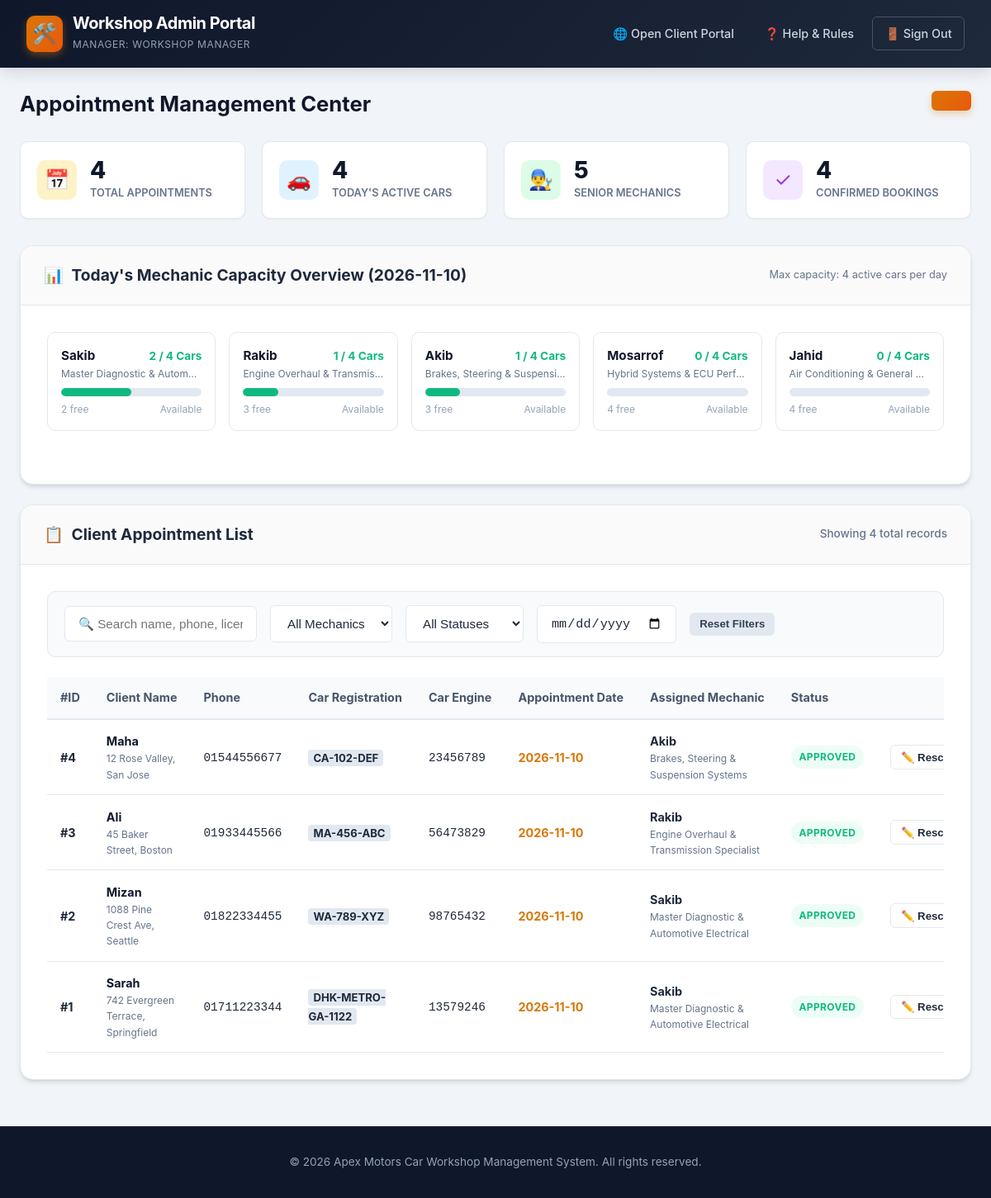
The page /admin.php (signed in) on the database its author committed.
### tables this page shows
CREATE TABLE `mechanics` (
    `id` INT AUTO_INCREMENT PRIMARY KEY,
    `name` VARCHAR(100) NOT NULL,
    `specialty` VARCHAR(150) NOT NULL,
    `experience_years` INT NOT NULL DEFAULT 5,
    `phone` VARCHAR(30) NOT NULL DEFAULT '',
    `max_daily_slots` INT NOT NULL DEFAULT 4,
    `is_active` TINYINT(1) NOT NULL DEFAULT 1,
    `created_at` TIMESTAMP DEFAULT CURRENT_TIMESTAMP
);

CREATE TABLE `appointments` (
    `id` INT AUTO_INCREMENT PRIMARY KEY,
    `client_name` VARCHAR(100) NOT NULL,
    `address` TEXT NOT NULL,
    `phone` VARCHAR(30) NOT NULL,
    `car_license` VARCHAR(50) NOT NULL,
    `car_engine` VARCHAR(50) NOT NULL,
    `appointment_date` DATE NOT NULL,
    `mechanic_id` INT NOT NULL,
    `status` ENUM('Approved', 'Rescheduled', 'Completed', 'Cancelled') NOT NULL DEFAULT 'Approved',
    `admin_notes` TEXT NULL,
    `created_at` TIMESTAMP DEFAULT CURRENT_TIMESTAMP,
    `updated_at` TIMESTAMP DEFAULT CURRENT_TIMESTAMP ON UPDATE CURRENT_TIMESTAMP,
    INDEX `idx_date_mech` (`appointment_date`, `mechanic_id`),
    INDEX `idx_client_date` (`phone`, `appointment_date`),
    INDEX `idx_car_date` (`car_license`, `appointment_date`),
    CONSTRAINT `fk_appointment_mechanic` FOREIGN KEY (`mechanic_id`) REFERENCES `mechanics` (`id`) ON DELETE RESTRICT ON UPDATE CASCADE
);

### admin.php (the view, shortened to what this page needs)
<?php
$pdo = getDB();
$today = date('Y-m-d');
$totalAppts = (int)$pdo->query("SELECT COUNT(*) FROM appointments")->fetchColumn();
$todayAppts = (int)$pdo->query("SELECT COUNT(*) FROM appointments WHERE appointment_date = '$today' AND status != 'Cancelled'")->fetchColumn();
$approvedCount = (int)$pdo->query("SELECT COUNT(*) FROM appointments WHERE status = 'Approved'")->fetchColumn();
$mechanicsCount = (int)$pdo->query("SELECT COUNT(*) FROM mechanics WHERE is_active = 1")->fetchColumn();
$mechsStmt = $pdo->query("SELECT * FROM mechanics WHERE is_active = 1 ORDER BY id ASC");
$allMechanics = $mechsStmt->fetchAll();
$todayLoads = [];
$loadStmt = $pdo->query("
    SELECT mechanic_id, COUNT(*) AS cnt
    FROM appointments
    WHERE appointment_date = '$today' AND status != 'Cancelled'
    GROUP BY mechanic_id
");
while ($r = $loadStmt->fetch()) {
    $todayLoads[(int)$r['mechanic_id']] = (int)$r['cnt'];
}
$apptStmt = $pdo->query("
    SELECT a.*, m.name AS mechanic_name, m.specialty AS mechanic_specialty
    FROM appointments a
    JOIN mechanics m ON a.mechanic_id = m.id
    ORDER BY a.appointment_date DESC, a.id DESC
");
$appointments = $apptStmt->fetchAll();
?>
<!DOCTYPE html>
<html lang="en">
<head>
    <link rel="stylesheet" href="assets/css/style.css">
</head>
<body>
    <header class="navbar">
        <div class="nav-container">
            <a href="admin.php" class="brand">
                <div class="brand-icon">🛠️</div>
                <div class="brand-text">
                    <h1>Workshop Admin Portal</h1>
                    <span>Manager: <?= htmlspecialchars($_SESSION['admin_name'] ?? 'Admin') ?></span>
                </div>
            </a>
            <ul class="nav-links">
                <li><a href="index.php" target="_blank">🌐 Open Client Portal</a></li>
                <li><a href="help.php" target="_blank">❓ Help & Rules</a></li>
                <li><a href="logout.php" class="btn btn-outline btn-sm" style="color: #cbd5e1; border-color: #475569;">🚪 Sign Out</a></li>
            </ul>
        </div>
    </header>
    <main class="main-wrapper">
        <div style="display: flex; justify-content: space-between; align-items: center; margin-bottom: 1.5rem; flex-wrap: wrap; gap: 1rem;">
            <div>
                <h2 style="font-size: 1.6rem; color: #0f172a;">Appointment Management Center</h2>
            </div>
            <div>
                <a href="index.php" target="_blank" class="btn btn-primary">
                </a>
            </div>
        </div>
        <div class="stats-grid">
            <div class="stat-card">
                <div class="stat-icon orange">📅</div>
                <div>
                    <div class="stat-number"><?= $totalAppts ?></div>
                    <div class="stat-label">Total Appointments</div>
                </div>
            </div>
            <div class="stat-card">
                <div class="stat-icon blue">🚗</div>
                <div>
                    <div class="stat-number"><?= $todayAppts ?></div>
                    <div class="stat-label">Today's Active Cars</div>
                </div>
            </div>
            <div class="stat-card">
                <div class="stat-icon green">👨‍🔧</div>
                <div>
                    <div class="stat-number"><?= $mechanicsCount ?></div>
                    <div class="stat-label">Senior Mechanics</div>
                </div>
            </div>
            <div class="stat-card">
                <div class="stat-icon purple">✓</div>
                <div>
                    <div class="stat-number"><?= $approvedCount ?></div>
                    <div class="stat-label">Confirmed Bookings</div>
                </div>
            </div>
        </div>
        <div class="card" style="margin-bottom: 1.5rem;">
            <div class="card-header">
                <div class="card-title">
                    <span>📊</span> Today's Mechanic Capacity Overview (<?= $today ?>)
                </div>
                <span style="font-size: 0.8rem; color: #64748b;">Max capacity: 4 active cars per day</span>
            </div>
            <div class="card-body">
                <div class="mech-bar-grid">
                    <?php foreach ($allMechanics as $m):
                        $bCount = $todayLoads[$m['id']] ?? 0;
                        $pct = min(100, ($bCount / 4) * 100);
                        $fillColor = $bCount >= 4 ? '#ef4444' : ($bCount >= 3 ? '#f59e0b' : '#10b981');
                    ?>
                        <div class="mech-bar-card">
                            <div style="display: flex; justify-content: space-between; align-items: baseline;">
                                <strong style="font-size: 0.95rem; color: #0f172a;"><?= htmlspecialchars($m['name']) ?></strong>
                                <span style="font-size: 0.85rem; font-weight: 700; color: <?= $fillColor ?>;">
                                    <?= $bCount ?> / 4 Cars
                                </span>
                            </div>
                            <div style="font-size: 0.75rem; color: #64748b; white-space: nowrap; overflow: hidden; text-overflow: ellipsis;">
                                <?= htmlspecialchars($m['specialty']) ?>
                            </div>
                            <div class="progress-bar-bg">
                                <div class="progress-bar-fill" style="width: <?= $pct ?>%; background: <?= $fillColor ?>;"></div>
                            </div>
                            <div style="font-size: 0.75rem; color: #94a3b8; margin-top: 0.35rem; display: flex; justify-content: space-between;">
                                <span><?= (4 - $bCount) > 0 ? (4 - $bCount) . ' free' : 'Fully booked' ?></span>
                                <span><?= $bCount >= 4 ? '⚠️ Capped' : 'Available' ?></span>
                            </div>
                        </div>
                    <?php endforeach; ?>
                </div>
            </div>
        </div>
        <div class="card">
            <div class="card-header">
                <div class="card-title">
                    <span>📋</span> Client Appointment List
                </div>
                <span style="font-size: 0.85rem; color: var(--text-muted); font-weight: 500;">
                    Showing <?= count($appointments) ?> total records
                </span>
            </div>
            <div class="card-body">
                <div class="filter-bar">
                    <div>
                        <input type="text" id="searchAppointments" class="form-control" placeholder="🔍 Search name, phone, license...">
                    </div>
                    <div>
                        <select id="filterMechanic" class="form-control">
                            <option value="">All Mechanics</option>
                        </select>
                    </div>
                    <div>
                        <select id="filterStatus" class="form-control">
                            <option value="">All Statuses</option>
                        </select>
                    </div>
                    <div>
                        <input type="date" id="filterDate" class="form-control" title="Filter by appointment date">
                    </div>
                    <div>
                        <button type="button" id="resetFiltersBtn" class="btn btn-secondary btn-sm">Reset Filters</button>
                    </div>
                </div>
                <div class="table-responsive">
                    <table class="data-table">
                        <thead>
                            <tr>
                                <th>#ID</th>
                                <th>Client Name</th>
                                <th>Phone</th>
                                <th>Car Registration</th>
                                <th>Car Engine</th>
                                <th>Appointment Date</th>
                                <th>Assigned Mechanic</th>
                                <th>Status</th>
                                <th style="text-align: right;">Actions</th>
                            </tr>
                        </thead>
                        <tbody id="appointmentsTableBody">
                            <?php if (empty($appointments)): ?>
                                <tr class="no-records-row">
                                    <td colspan="9" style="text-align: center; padding: 2rem; color: #94a3b8;">
                                        No appointments scheduled yet.
                                    </td>
                                </tr>
                            <?php else: ?>
                                <?php foreach ($appointments as $a):
                                    $statClass = 'badge-approved';
                                ?>
                                    <tr data-client="<?= strtolower(htmlspecialchars($a['client_name'])) ?>"
                                        data-phone="<?= strtolower(htmlspecialchars($a['phone'])) ?>"
                                        data-license="<?= strtolower(htmlspecialchars($a['car_license'])) ?>"
                                        data-mechanic="<?= htmlspecialchars($a['mechanic_name']) ?>"
                                        data-status="<?= htmlspecialchars($a['status']) ?>"
                                        data-date="<?= $a['appointment_date'] ?>">
                                        <td><strong>#<?= $a['id'] ?></strong></td>
                                        <td>
                                            <strong style="color: #0f172a;"><?= htmlspecialchars($a['client_name']) ?></strong>
                                            <div style="font-size: 0.75rem; color: #64748b;"><?= htmlspecialchars($a['address']) ?></div>
                                        </td>
                                        <td><code><?= htmlspecialchars($a['phone']) ?></code></td>
                                        <td>
                                            <span style="font-weight: 700; color: #1e293b; background: #e2e8f0; padding: 2px 6px; border-radius: 4px; font-size: 0.82rem;">
                                                <?= htmlspecialchars($a['car_license']) ?>
                                            </span>
                                        </td>
                                        <td><code><?= htmlspecialchars($a['car_engine']) ?></code></td>
                                        <td>
                                            <strong style="color: #d97706;"><?= $a['appointment_date'] ?></strong>
                                        </td>
                                        <td>
                                            <strong><?= htmlspecialchars($a['mechanic_name']) ?></strong>
                                            <div style="font-size: 0.75rem; color: #64748b;"><?= htmlspecialchars($a['mechanic_specialty']) ?></div>
                                        </td>
                                        <td>
                                            <span class="badge <?= $statClass ?>"><?= $a['status'] ?></span>
                                        </td>
                                        <td style="text-align: right; white-space: nowrap;">
                                            <button type="button" class="btn btn-outline btn-sm btn-edit-appointment"
                                                    data-id="<?= $a['id'] ?>" title="Change date or reassign mechanic">
                                                ✏️ Reschedule
                                            </button>
                                        </td>
                                    </tr>
                                <?php endforeach; ?>
                            <?php endif; ?>
                        </tbody>
                    </table>
                </div>
            </div>
        </div>
    </main>
    <footer>
        <p>&copy; <?= date('Y') ?> Apex Motors Car Workshop Management System. All rights reserved.</p>
    </footer>
</body>
</html>

### admin.php (style rules this page uses)
.mech-bar-grid { display: grid; grid-template-columns: repeat(auto-fit, minmax(200px, 1fr)); gap: 1rem; margin-bottom: 2rem; }
.mech-bar-card { background: #fff; border: 1px solid var(--border); border-radius: var(--radius-md); padding: 1rem; }
.progress-bar-bg { background: #e2e8f0; border-radius: 9999px; height: 10px; overflow: hidden; margin-top: 0.5rem; }
.progress-bar-fill { height: 100%; border-radius: 9999px; transition: width 0.3s ease; }

### rows shown on the page
mechanics: name "Sakib", id "2", specialty "Master Diagnostic & Autom…", 4-$bCount "2", shows "Available"
mechanics: name "Rakib", id "1", specialty "Engine Overhaul & Transmis…", 4-$bCount "3", shows "Available"
mechanics: name "Akib", id "1", specialty "Brakes, Steering & Suspensi…", 4-$bCount "3", shows "Available"
mechanics: name "Mosarrof", id "0", specialty "Hybrid Systems & ECU Perf…", 4-$bCount "4", shows "Available"
mechanics: name "Jahid", id "0", specialty "Air Conditioning & General…", 4-$bCount "4", shows "Available"
appointments: id "4", client_name "Maha", address "12 Rose Valley, San Jose", phone "01544556677", car_license "CA-102-DEF", car_engine "23456789", appointment_date "2026-11-10", mechanic.name "Akib", mechanic.specialty "Brakes, Steering & Suspension Systems", status "APPROVED"
appointments: id "3", client_name "Ali", address "45 Baker Street, Boston", phone "01933445566", car_license "MA-456-ABC", car_engine "56473829", appointment_date "2026-11-10", mechanic.name "Rakib", mechanic.specialty "Engine Overhaul & Transmission Specialist", status "APPROVED"
appointments: id "2", client_name "Mizan", address "1088 Pine Crest Ave, Seattle", phone "01822334455", car_license "WA-789-XYZ", car_engine "98765432", appointment_date "2026-11-10", mechanic.name "Sakib", mechanic.specialty "Master Diagnostic & Automotive Electrical", status "APPROVED"
appointments: id "1", client_name "Sarah", address "742 Evergreen Terrace, Springfield", phone "01711223344", car_license "DHK-METRO-GA-1122", car_engine "13579246", appointment_date "2026-11-10", mechanic.name "Sakib", mechanic.specialty "Master Diagnostic & Automotive Electrical", status "APPROVED"

### other values the page prints
$_SESSION['admin_name'] "WORKSHOP MANAGER"
$totalAppts "4"
$todayAppts "4"
$mechanicsCount "5"
$approvedCount "4"
count($appointments) "4"
